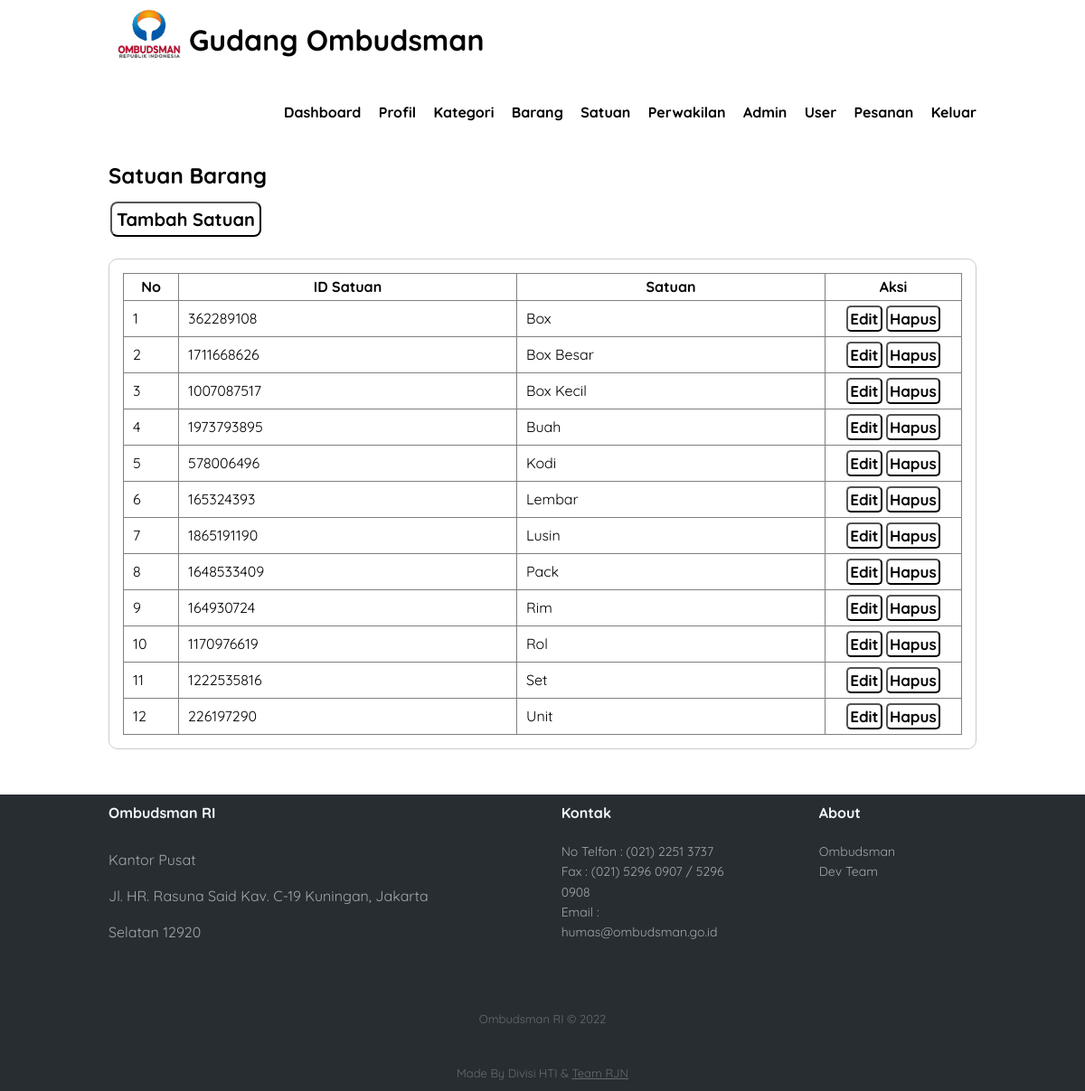
The app's page /unit-data.php (signed in) with its own data.
### tables this page shows
CREATE TABLE `data_unit` (
  `unit_id` int(15) NOT NULL,
  `unit_name` varchar(50) NOT NULL
);

### unit-data.php (the view, shortened to what this page needs)
<?php
include 'db.php';
?>
<!DOCTYPE html>
<html lang="en">
<head>
    <link rel="stylesheet" type="text/css" href="css/style.css">
</head>
<body>
    <header>
        <div class="container">
            <h1><a href="dashboard.php"><img style="width: 70px ; margin-bottom :-10px ;" src="img/logo-ombudsman2.png" alt=""> Gudang Ombudsman</a></h1>
            <ul style="margin-top: 20px ;">
                <li><a href="dashboard.php">Dashboard </a></li>
                <li><a href="profile.php">Profil</a></li>
                <li><a href="category-data.php">Kategori</a></li>
                <li><a href="product-data.php">Barang</a></li>
                <li><a href="unit-data.php">Satuan</a></li>
                <li><a href="office-data.php">Perwakilan</a></li>
                <li><a href="admin-data.php">Admin</a></li>
                <li><a href="user-data.php">User</a></li>
                <li><a href="order-table.php">Pesanan</a></li>
                <li><a href="logout.php">Keluar</a></li>
            </ul>
        </div>
    </header>
    <div class="section">
        <div class="container">
            <h2>Satuan Barang</h2>
            <div class="box1">
                <button><a href="add-unit.php" style="text-decoration: none ;">Tambah Satuan</a></button><br><br>
            </div><br>
            <div class="box">
                <table border="1" cellspacing="0" class="table">
                    <thead>
                        <tr>
                            <th width="60px">No</th>
                            <th>ID Satuan</th>
                            <th>Satuan</th>
                            <th width="150px">Aksi</th>
                        </tr>
                    </thead>
                    <tbody>
                        <?php
                        $no = 1;
                        $kategori = mysqli_query($conn, "SELECT * FROM data_unit ORDER BY unit_name ");
                        if (mysqli_num_rows($kategori) > 0) {
                            while ($row = mysqli_fetch_array($kategori)) {
                        ?>
                                <tr>
                                    <td><?php echo $no++ ?></td>
                                    <td><?php echo $row['unit_id'] ?></td>
                                    <td><?php echo $row['unit_name'] ?></td>
                                    <td>
                                        <center>
                                            <button>
                                                <a id="buttdetail" href="edit-unit.php?id=<?php echo $row['unit_id'] ?>">Edit</a>
                                            </button>
                                            <button>
                                                <a id="buttdetail" href="delete-data.php?ids=<?php echo $row['unit_id'] ?>" onclick="return confirm('Yakin Hapus Satuan?') ">Hapus</a>
                                            </button>
                                        </center>
                                    </td>
                                </tr>
                            <?php }
                        } else { ?>
                            <tr>
                                <td colspan="3">Tidak Ada Data</td>
                            </tr>
                        <?php } ?>
                    </tbody>
                </table>
            </div>
        </div>
    </div>
    <div class="footer-dark">
        <footer>
            <div class="container">
                <div class="row" style="display: flex ;">
                    <div class="col-md-6 item text" style="margin-right: 90px ;">
                        <h3>Ombudsman RI</h3>
                        <p>Kantor Pusat <br>
                            Jl. HR. Rasuna Said Kav. C-19 Kuningan, Jakarta Selatan 12920</p>
                    </div>
                    <div class="col-sm-6 col-md-3 item" style="margin-right: 90px ;">
                        <h3>Kontak</h3>
                        <ul>
                            <li><a href="#">No Telfon : (021) 2251 3737</a></li>
                            <li><a href="#">Fax : (021) 5296 0907 / 5296 0908</a></li>
                            <li><a href="#">Email : humas@ombudsman.go.id</a></li>
                        </ul>
                    </div>
                    <br>
                    <div class="col-sm-6 col-md-3 item" style="margin-right: 90px ;">
                        <h3>About</h3>
                        <ul>
                            <li><a href="https://ombudsman.go.id/">Ombudsman</a></li>
                            <li><a href="dev-team.php">Dev Team</a></li>
                        </ul>
                    </div>
                    <br>
                </div>
                <p class="copyright">Ombudsman RI © 2022</p>
                <p class="copyright">Made By Divisi HTI & <a href="dev-team.php" target="-blank">Team RJN</a></p>
            </div>
        </footer>
    </div>
</body>
</html>

### css/style.css (style rules this page uses)
* { padding: 0; margin: 0; font-family: 'Quicksand', sans-serif; }
body { background: url("../img/background-login.png"); }
header { border: 1px; background-color: #fff; color: #000; }
header h1 { float: left; padding: 10px; text-decoration: none; }
header ul { float: right; }
header ul li { display: inline-block; }
header ul li a { padding: 20px 0 20px 15px; display: inline-block; text-decoration: none; font-weight: bold; }
header .container h1 a { text-decoration: none; }
a { color: inherit; }
.container { width: 80%; margin: 0 auto; }
.container:after { content: ''; display: block; clear: both; }
.section { padding: 25px 0; }
.box { background-color: #fff; border-radius: 10px; border: 1px solid #ccc; padding: 15px; box-sizing: border-box; margin: 10px 0 25px 0; }
.box:after { content: ''; display: block; clear: both; }
.table { width: 100%; border-collapse: collapse; }
.table tr { height: 30px; }
.table tr td { padding: 5px 10px; }
.footer-dark { width: 100%; line-height: 40px; background: #282d32; color: #f0f9ff; bottom: 0px; }
.footer-dark h3 { margin-top:0; margin-bottom:12px; font-weight:bold; font-size:16px; }
.footer-dark ul { padding:0; list-style:none; line-height:1.6; font-size:14px; margin-bottom:0; }
.footer-dark ul a { color:inherit; text-decoration:none; opacity:0.6; }
.footer-dark .item.text { margin-bottom:36px; }
.footer-dark .item.text p { opacity:0.6; margin-bottom:0; }
.footer-dark .copyright { text-align:center; padding-top:20px; opacity:0.3; font-size:13px; margin-bottom:0; }

### unit-data.php (style rules this page uses)
.box1 { margin: 10px 0 -10px 0; display: flex; }
.section .container .box1 button { background-color: #fff; color: black; display: inline-block; font-size: 20px; margin: 4px 2px; cursor: pointer; border-radius: 8px; padding: 5px; transition-duration: 0.4s; }
.section .container .box1 button a { font-weight: bold; }
table { border-collapse: collapse; }
.section .container .box table tbody tr td button { font-size: 17px; background-color: white; color: black; border-radius: 5px; padding: 2px; }
.section .container .box table tbody tr td button a { text-decoration: none; font-weight: bold; }

### records on screen
data_unit: unit_id "362289108", unit_name "Box"
data_unit: unit_id "1711668626", unit_name "Box Besar"
data_unit: unit_id "1007087517", unit_name "Box Kecil"
data_unit: unit_id "1973793895", unit_name "Buah"
data_unit: unit_id "578006496", unit_name "Kodi"
data_unit: unit_id "165324393", unit_name "Lembar"
data_unit: unit_id "1865191190", unit_name "Lusin"
data_unit: unit_id "1648533409", unit_name "Pack"
data_unit: unit_id "164930724", unit_name "Rim"
data_unit: unit_id "1170976619", unit_name "Rol"
data_unit: unit_id "1222535816", unit_name "Set"
data_unit: unit_id "226197290", unit_name "Unit"
